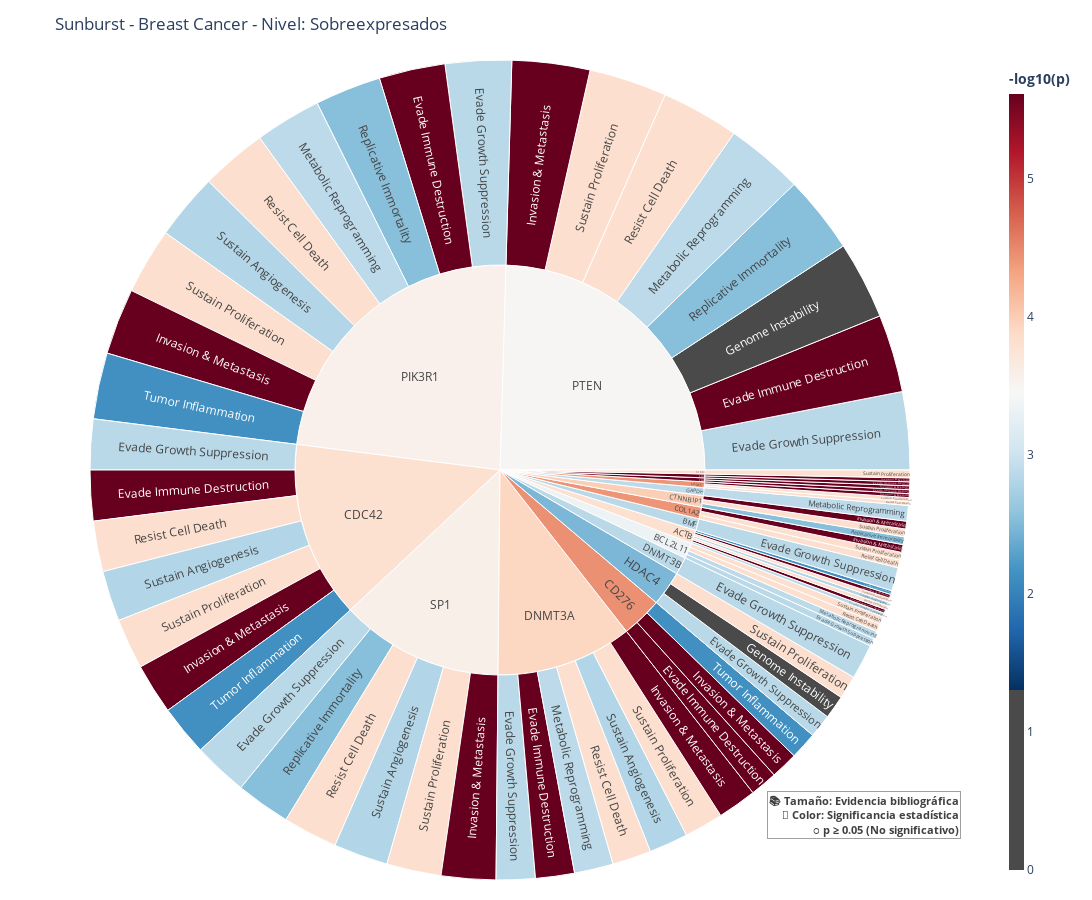

Here is the notebook cell this chart was saved with:
### Markdown cell above
### Gráfico de distribución de los hallmarks de las firmas por tipo de cáncer y grupo de expresión

### Code cell
import pandas as pd
import plotly.express as px
import numpy as np
from typing import List, Dict



def generar_sunburst_para_tipo_cancer(
    df_firmas_geneticas: pd.DataFrame,
    hallmarks: List[str] = [
        "EVADING_GROWTH_SUPPRESSORS",
        "EVADING_IMMUNE_DESTRUCTION",
        "GENOME_INSTABILITY",
        "REPLICATIVE_IMMORTALITY",
        "REPROGRAMMING_ENERGY_METABOLISM",
        "RESISTING_CELL_DEATH",
        "SUSTAINED_ANGIOGENESIS",
        "SUSTAINING_PROLIFERATIVE_SIGNALING",
        "TISSUE_INVASION_AND_METASTASIS",
        "TUMOR-PROMOTING_INFLAMMATION"
    ],
    fig_width: int = 1200,
    fig_height: int = 900,
    color_scale: str = 'RdBu_r'
) -> Dict[str, px.sunburst]:

    # Configuraciones
    NON_SIG_COLOR = '#4a4a4a'
    PVAL_THRESHOLD = 0.05
    LOG_THRESHOLD = -np.log10(PVAL_THRESHOLD)

    # Diccionario de alias
    hallmark_aliases = {
        "EVADING_GROWTH_SUPPRESSORS": "Evade Growth Suppression",
        "EVADING_IMMUNE_DESTRUCTION": "Evade Immune Destruction",
        "GENOME_INSTABILITY": "Genome Instability",
        "REPLICATIVE_IMMORTALITY": "Replicative Immortality",
        "REPROGRAMMING_ENERGY_METABOLISM": "Metabolic Reprogramming",
        "RESISTING_CELL_DEATH": "Resist Cell Death",
        "SUSTAINED_ANGIOGENESIS": "Sustain Angiogenesis",
        "SUSTAINING_PROLIFERATIVE_SIGNALING": "Sustain Proliferation",
        "TISSUE_INVASION_AND_METASTASIS": "Invasion & Metastasis",
        "TUMOR-PROMOTING_INFLAMMATION": "Tumor Inflammation"
    }

    # Procesamiento de datos
    registros = []
    for _, row in df_firmas_geneticas.iterrows():
        cancer = row.get("cancer_type")
        nivel = row.get("nivel_expresion")
        genes_firma = row.get("genes", [])
        counts_firma = row.get("conteo_articulos_por_gene", [])

        # Solo procesar el tipo de cáncer especificado
        if cancer != tipo_cancer:
            continue

        if not (isinstance(genes_firma, list) and isinstance(counts_firma, list) and len(genes_firma) == len(counts_firma)):
            continue

        gene_to_count = dict(zip(genes_firma, counts_firma))

        for gene in genes_firma:
            articles_gene = gene_to_count.get(gene, 0)

            for hallmark in hallmarks:
                col_genes = f"hallmark_{hallmark}_genes"
                col_pvalue = f"hallmark_{hallmark}_pvalue"

                if col_genes in row and col_pvalue in row:
                    genes_hallmark = row[col_genes] if isinstance(row[col_genes], list) else []
                    pvalue = row[col_pvalue]

                    if gene in genes_hallmark:
                        registros.append({
                            "cancer_type": cancer,
                            "nivel_expresion": nivel,
                            "gene": gene,
                            "hallmark": hallmark_aliases.get(hallmark, hallmark),
                            "articles": articles_gene,
                            "pvalue": pvalue
                        })

    if not registros:
        raise ValueError(f"No se encontraron registros válidos para {tipo_cancer}.")

    df_plano = pd.DataFrame(registros)
    df_plano["log_pvalue"] = -np.log10(df_plano["pvalue"].replace(0, 1e-300))

    # Funciones auxiliares
    def create_custom_colorscale(max_log_p: float) -> list:
        """Crea la escala de color personalizada"""
        if max_log_p <= LOG_THRESHOLD:
            return [[0, NON_SIG_COLOR], [1, NON_SIG_COLOR]]

        threshold_pos = LOG_THRESHOLD / max_log_p
        RdBu_r_colors = px.colors.diverging.RdBu_r

        return [
            [0, NON_SIG_COLOR],
            [threshold_pos, NON_SIG_COLOR],
            [threshold_pos, RdBu_r_colors[0]],
            *[[threshold_pos + (i/(len(RdBu_r_colors)-1)*(1-threshold_pos)), color]
              for i, color in enumerate(RdBu_r_colors)],
            [1, RdBu_r_colors[-1]]
        ]

    def add_custom_annotations(fig):
        """Añade las anotaciones al gráfico"""
        fig.add_annotation(
            x=0.98, y=0.05,
            xref="paper", yref="paper",
            text=(
                "<b>📚 Tamaño: Evidencia bibliográfica<br>"
                "🎨 Color: Significancia estadística<br>"
                "⚪ p ≥ 0.05 (No significativo)</b>"
            ),
            showarrow=False,
            font=dict(size=11, color="#404040"),
            align="right",
            bordercolor="#a0a0a0",
            borderwidth=1,
            bgcolor="#ffffff"
        )

    # Generación de gráficos
    figuras_por_nivel = {}
    for nivel in df_plano["nivel_expresion"].unique():
        df_nivel = df_plano[df_plano["nivel_expresion"] == nivel].copy()

        max_log_p = df_nivel["log_pvalue"].max()
        color_scale_custom = create_custom_colorscale(max_log_p)

        fig = px.sunburst(
            df_nivel,
            path=['gene', 'hallmark'],  # Eliminamos cancer_type ya que solo hay uno
            values='articles',
            color='log_pvalue',
            color_continuous_scale=color_scale_custom,
            range_color=[0, max_log_p],
            title=f"Sunburst - {tipo_cancer} - Nivel: {nivel}",
            hover_data={'pvalue': True, 'log_pvalue': True}
        )

        add_custom_annotations(fig)

        fig.update_layout(
            width=fig_width,
            height=fig_height,
            margin=dict(t=60, b=20, l=20, r=20),
            coloraxis_colorbar=dict(
                title="<b>-log10(p)</b>",
                thickness=15,
                yanchor="middle",
                y=0.5
            )
        )

        figuras_por_nivel[nivel] = fig

    return figuras_por_nivel

# Ejecución
figs_por_nivel = generar_sunburst_para_tipo_cancer(df_firmas_geneticas)
for nivel, fig in figs_por_nivel.items():
    guardar_grafico(fig, f"sunburst_{tipo_cancer.lower().replace(' ', '_')}_nivel_{nivel}.png")
    fig.show()

### Figure 1 — Plotly figure (JSON) as saved in the notebook; plotly's stock layout.template omitted (floating-point values rounded to 4 significant figures; data arrays with more than 128 entries replaced by an {"elided": "..."} marker saying what was removed)
{"data": [{"branchvalues": "total", "customdata": {"elided": "89x2 mixed values"}, "domain": {"x": [0, 1], "y": [0, 1]}, "hovertemplate": "labels=%{label}<br>articles=%{value}<br>parent=%{parent}<br>id=%{id}<br>pvalue=%{customdata[0]}<br>log_pvalue=%{color}<extra></extra>", "ids": ["ACTB/Evade Growth Suppression", "ACTB/Evade Immune Destruction", "ACTB/Resist Cell Death", "ACTB/Sustain Angiogenesis", "ACTB/Sustain Proliferation", "ACTB/Invasion & Metastasis", "ACTB/Tumor Inflammation", "BCL2L11/Evade Growth Suppression", "BCL2L11/Metabolic Reprogramming", "BCL2L11/Resist Cell Death", "BCL2L11/Sustain Proliferation", "BMF/Evade Growth Suppression", "CD276/Evade Immune Destruction", "CD276/Invasion & Metastasis", "CD276/Tumor Inflammation", "CDC42/Evade Growth Suppression", "CDC42/Evade Immune Destruction", "CDC42/Resist Cell Death", "CDC42/Sustain Angiogenesis", "CDC42/Sustain Proliferation", "CDC42/Invasion & Metastasis", "CDC42/Tumor Inflammation", "COL1A2/Resist Cell Death", "COL1A2/Sustain Proliferation", "COL1A2/Invasion & Metastasis", "CTNNBIP1/Replicative Immortality", "CTNNBIP1/Sustain Proliferation", "CTNNBIP1/Invasion & Metastasis", "DNMT3A/Evade Growth Suppression", "DNMT3A/Evade Immune Destruction", "DNMT3A/Metabolic Reprogramming", "DNMT3A/Resist Cell Death", "DNMT3A/Sustain Angiogenesis", "DNMT3A/Sustain Proliferation", "DNMT3A/Invasion & Metastasis", "DNMT3B/Evade Growth Suppression", "FGB/Evade Immune Destruction", "FGB/Invasion & Metastasis", "FGG/Evade Immune Destruction", "FGG/Invasion & Metastasis", "GAPDH/Metabolic Reprogramming", "HDAC4/Evade Growth Suppression", "HDAC4/Genome Instability", "HDAC4/Sustain Proliferation", "LAMC1/Resist Cell Death", "LAMC1/Sustain Proliferation", "LAMC1/Invasion & Metastasis", "PIK3R1/Evade Growth Suppression", "PIK3R1/Evade Immune Destruction", "PIK3R1/Replicative Immortality", "PIK3R1/Metabolic Reprogramming", "PIK3R1/Resist Cell Death", "PIK3R1/Sustain Angiogenesis", "PIK3R1/Sustain Proliferation", "PIK3R1/Invasion & Metastasis", "PIK3R1/Tumor Inflammation", "PTEN/Evade Growth Suppression", "PTEN/Evade Immune Destruction", "PTEN/Genome Instability", "PTEN/Replicative Immortality", "PTEN/Metabolic Reprogramming", "PTEN/Resist Cell Death", "PTEN/Sustain Proliferation", "PTEN/Invasion & Metastasis", "S100B/Sustain Proliferation", "SP1/Evade Growth Suppression", "SP1/Replicative Immortality", "SP1/Resist Cell Death", "SP1/Sustain Angiogenesis", "SP1/Sustain Proliferation", "SP1/Invasion & Metastasis", "ACTB", "BCL2L11", "BMF", "CD276", "CDC42", "COL1A2", "CTNNBIP1", "DNMT3A", "DNMT3B", "FGB", "FGG", "GAPDH", "HDAC4", "LAMC1", "PIK3R1", "PTEN", "S100B", "SP1"], "labels": ["Evade Growth Suppression", "Evade Immune Destruction", "Resist Cell Death", "Sustain Angiogenesis", "Sustain Proliferation", "Invasion & Metastasis", "Tumor Inflammation", "Evade Growth Suppression", "Metabolic Reprogramming", "Resist Cell Death", "Sustain Proliferation", "Evade Growth Suppression", "Evade Immune Destruction", "Invasion & Metastasis", "Tumor Inflammation", "Evade Growth Suppression", "Evade Immune Destruction", "Resist Cell Death", "Sustain Angiogenesis", "Sustain Proliferation", "Invasion & Metastasis", "Tumor Inflammation", "Resist Cell Death", "Sustain Proliferation", "Invasion & Metastasis", "Replicative Immortality", "Sustain Proliferation", "Invasion & Metastasis", "Evade Growth Suppression", "Evade Immune Destruction", "Metabolic Reprogramming", "Resist Cell Death", "Sustain Angiogenesis", "Sustain Proliferation", "Invasion & Metastasis", "Evade Growth Suppression", "Evade Immune Destruction", "Invasion & Metastasis", "Evade Immune Destruction", "Invasion & Metastasis", "Metabolic Reprogramming", "Evade Growth Suppression", "Genome Instability", "Sustain Proliferation", "Resist Cell Death", "Sustain Proliferation", "Invasion & Metastasis", "Evade Growth Suppression", "Evade Immune Destruction", "Replicative Immortality", "Metabolic Reprogramming", "Resist Cell Death", "Sustain Angiogenesis", "Sustain Proliferation", "Invasion & Metastasis", "Tumor Inflammation", "Evade Growth Suppression", "Evade Immune Destruction", "Genome Instability", "Replicative Immortality", "Metabolic Reprogramming", "Resist Cell Death", "Sustain Proliferation", "Invasion & Metastasis", "Sustain Proliferation", "Evade Growth Suppression", "Replicative Immortality", "Resist Cell Death", "Sustain Angiogenesis", "Sustain Proliferation", "Invasion & Metastasis", "ACTB", "BCL2L11", "BMF", "CD276", "CDC42", "COL1A2", "CTNNBIP1", "DNMT3A", "DNMT3B", "FGB", "FGG", "GAPDH", "HDAC4", "LAMC1", "PIK3R1", "PTEN", "S100B", "SP1"], "marker": {"coloraxis": "coloraxis", "colors": [2.858, 5.609, 3.82, 2.812, 3.82, 5.609, 2.133, 2.858, 2.88, 3.82, 3.82, 2.858, 5.609, 5.609, 2.133, 2.858, 5.609, 3.82, 2.812, 3.82, 5.609, 2.133, 3.82, 3.82, 5.609, 2.541, 3.82, 5.609, 2.858, 5.609, 2.88, 3.82, 2.812, 3.82, 5.609, 2.858, 5.609, 5.609, 5.609, 5.609, 2.88, 2.858, 0.7485, 3.82, 3.82, 3.82, 5.609, 2.858, 5.609, 2.541, 2.88, 3.82, 2.812, 3.82, 5.609, 2.133, 2.858, 5.609, 0.7485, 2.541, 2.88, 3.82, 3.82, 5.609, 3.82, 2.858, 2.541, 3.82, 2.812, 3.82, 5.609, 3.809, 3.344, 2.858, 4.451, 3.809, 4.416, 3.99, 3.915, 2.858, 5.609, 5.609, 2.88, 2.475, 4.416, 3.565, 3.486, 3.82, 3.577]}, "name": "", "parents": ["ACTB", "ACTB", "ACTB", "ACTB", "ACTB", "ACTB", "ACTB", "BCL2L11", "BCL2L11", "BCL2L11", "BCL2L11", "BMF", "CD276", "CD276", "CD276", "CDC42", "CDC42", "CDC42", "CDC42", "CDC42", "CDC42", "CDC42", "COL1A2", "COL1A2", "COL1A2", "CTNNBIP1", "CTNNBIP1", "CTNNBIP1", "DNMT3A", "DNMT3A", "DNMT3A", "DNMT3A", "DNMT3A", "DNMT3A", "DNMT3A", "DNMT3B", "FGB", "FGB", "FGG", "FGG", "GAPDH", "HDAC4", "HDAC4", "HDAC4", "LAMC1", "LAMC1", "LAMC1", "PIK3R1", "PIK3R1", "PIK3R1", "PIK3R1", "PIK3R1", "PIK3R1", "PIK3R1", "PIK3R1", "PIK3R1", "PTEN", "PTEN", "PTEN", "PTEN", "PTEN", "PTEN", "PTEN", "PTEN", "S100B", "SP1", "SP1", "SP1", "SP1", "SP1", "SP1", "", "", "", "", "", "", "", "", "", "", "", "", "", "", "", "", "", ""], "type": "sunburst", "values": [1.0, 1.0, 1.0, 1.0, 1.0, 1.0, 1.0, 2.0, 2.0, 2.0, 2.0, 6.0, 7.0, 7.0, 7.0, 13.0, 13.0, 13.0, 13.0, 13.0, 13.0, 13.0, 2.0, 2.0, 2.0, 2.0, 2.0, 2.0, 10.0, 10.0, 10.0, 10.0, 10.0, 10.0, 10.0, 9.0, 1.0, 1.0, 1.0, 1.0, 4.0, 6.0, 6.0, 6.0, 1.0, 1.0, 1.0, 17.0, 17.0, 17.0, 17.0, 17.0, 17.0, 17.0, 17.0, 17.0, 20.0, 20.0, 20.0, 20.0, 20.0, 20.0, 20.0, 20.0, 2.0, 14.0, 14.0, 14.0, 14.0, 14.0, 14.0, 7.0, 8.0, 6.0, 21.0, 91.0, 6.0, 6.0, 70.0, 9.0, 2.0, 2.0, 4.0, 18.0, 3.0, 153.0, 160.0, 2.0, 84.0]}], "layout": {"annotations": [{"align": "right", "bgcolor": "#ffffff", "bordercolor": "#a0a0a0", "borderwidth": 1, "font": {"color": "#404040", "size": 11}, "showarrow": false, "text": "<b>📚 Tamaño: Evidencia bibliográfica<br>🎨 Color: Significancia estadística<br>⚪ p ≥ 0.05 (No significativo)</b>", "x": 0.98, "xref": "paper", "y": 0.05, "yref": "paper"}], "coloraxis": {"cmax": 5.609, "cmin": 0, "colorbar": {"thickness": 15, "title": {"text": "<b>-log10(p)</b>"}, "y": 0.5, "yanchor": "middle"}, "colorscale": [[0, "#4a4a4a"], [0.2319, "#4a4a4a"], [0.2319, "rgb(5,48,97)"], [0.2319, "rgb(5,48,97)"], [0.3087, "rgb(33,102,172)"], [0.3856, "rgb(67,147,195)"], [0.4624, "rgb(146,197,222)"], [0.5392, "rgb(209,229,240)"], [0.616, "rgb(247,247,247)"], [0.6928, "rgb(253,219,199)"], [0.7696, "rgb(244,165,130)"], [0.8464, "rgb(214,96,77)"], [0.9232, "rgb(178,24,43)"], [1, "rgb(103,0,31)"], [1, "rgb(103,0,31)"]]}, "height": 900, "legend": {"tracegroupgap": 0}, "margin": {"b": 20, "l": 20, "r": 20, "t": 60}, "title": {"text": "Sunburst - Breast Cancer - Nivel: Sobreexpresados"}, "width": 1200}}
